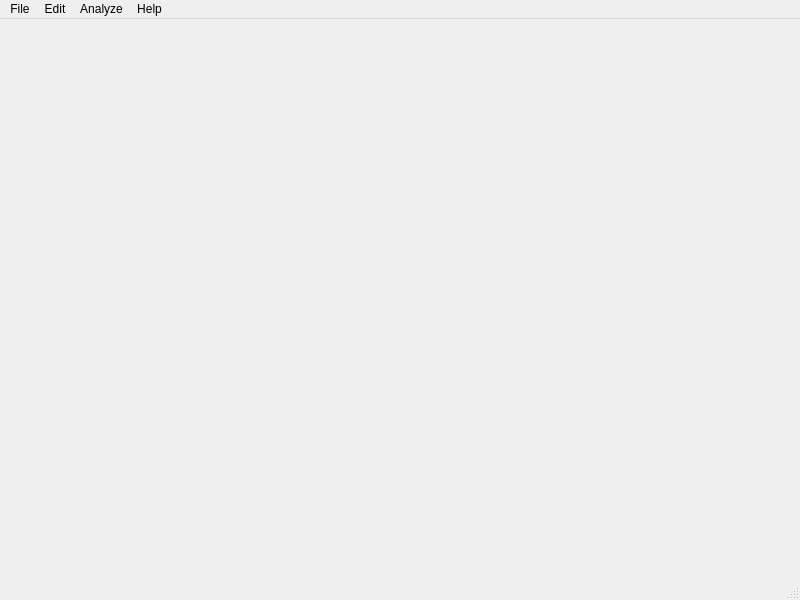
<?xml version="1.0" encoding="UTF-8"?>
<ui version="4.0">
 <class>newGeneWindow</class>
 <widget class="QMainWindow" name="newGeneWindow">
  <property name="geometry">
   <rect>
    <x>0</x>
    <y>0</y>
    <width>800</width>
    <height>600</height>
   </rect>
  </property>
  <property name="minimumSize">
   <size>
    <width>800</width>
    <height>600</height>
   </size>
  </property>
  <property name="maximumSize">
   <size>
    <width>800</width>
    <height>600</height>
   </size>
  </property>
  <property name="windowTitle">
   <string>New Gene Curve</string>
  </property>
  <widget class="QWidget" name="centralwidget"/>
  <widget class="QMenuBar" name="menubar">
   <property name="geometry">
    <rect>
     <x>0</x>
     <y>0</y>
     <width>800</width>
     <height>23</height>
    </rect>
   </property>
   <widget class="QMenu" name="menuFile">
    <property name="title">
     <string>File</string>
    </property>
    <addaction name="actionExport_PNG_Image"/>
    <addaction name="actionExport_TIFF_Image"/>
   </widget>
   <widget class="QMenu" name="menuEdit">
    <property name="title">
     <string>Edit</string>
    </property>
    <widget class="QMenu" name="menuSet_Trend_Line">
     <property name="title">
      <string>Set Trend Line</string>
     </property>
     <addaction name="actionShowTrendLine"/>
     <addaction name="actionHideTrendLine"/>
    </widget>
    <widget class="QMenu" name="menuSet_Resolution">
     <property name="title">
      <string>Set Resolution</string>
     </property>
     <addaction name="action100_dpi"/>
     <addaction name="action300_dpi"/>
     <addaction name="action600_dpi"/>
    </widget>
    <addaction name="actionSet_Curve_Color"/>
    <addaction name="actionSet_Axis_Feature"/>
    <addaction name="menuSet_Trend_Line"/>
    <addaction name="menuSet_Resolution"/>
   </widget>
   <widget class="QMenu" name="menuAnalyze">
    <property name="title">
     <string>Analyze</string>
    </property>
    <addaction name="actionFit_Curve_Function"/>
   </widget>
   <widget class="QMenu" name="menuHelp">
    <property name="title">
     <string>Help</string>
    </property>
    <addaction name="actionAbout"/>
   </widget>
   <addaction name="menuFile"/>
   <addaction name="menuEdit"/>
   <addaction name="menuAnalyze"/>
   <addaction name="menuHelp"/>
  </widget>
  <widget class="QStatusBar" name="statusbar"/>
  <action name="actionExport_PNG_Image">
   <property name="text">
    <string>Export PNG Image</string>
   </property>
   <property name="shortcut">
    <string>Ctrl+P</string>
   </property>
  </action>
  <action name="actionExport_TIFF_Image">
   <property name="text">
    <string>Export TIFF Image</string>
   </property>
   <property name="shortcut">
    <string>Ctrl+T</string>
   </property>
  </action>
  <action name="actionSet_Curve_Color">
   <property name="text">
    <string>Set Curve Color</string>
   </property>
   <property name="shortcut">
    <string>Ctrl+C</string>
   </property>
  </action>
  <action name="actionSet_Axis_Feature">
   <property name="text">
    <string>Set Axis Feature</string>
   </property>
   <property name="shortcut">
    <string>Ctrl+A</string>
   </property>
  </action>
  <action name="actionFit_Curve_Function">
   <property name="text">
    <string>Fit Curve Function</string>
   </property>
   <property name="shortcut">
    <string>Ctrl+F</string>
   </property>
  </action>
  <action name="actionAbout">
   <property name="text">
    <string>About</string>
   </property>
   <property name="shortcut">
    <string>Ctrl+H</string>
   </property>
  </action>
  <action name="actionDocument">
   <property name="text">
    <string>Document</string>
   </property>
  </action>
  <action name="actionShowTrendLine">
   <property name="text">
    <string>Show</string>
   </property>
   <property name="toolTip">
    <string>Show Trend Line</string>
   </property>
   <property name="shortcut">
    <string>Alt+S</string>
   </property>
  </action>
  <action name="actionHideTrendLine">
   <property name="text">
    <string>Hide</string>
   </property>
   <property name="toolTip">
    <string>Hide Trend Line</string>
   </property>
   <property name="shortcut">
    <string>Alt+H</string>
   </property>
  </action>
  <action name="action100_dpi">
   <property name="text">
    <string>100 dpi</string>
   </property>
   <property name="shortcut">
    <string>Alt+1</string>
   </property>
  </action>
  <action name="action300_dpi">
   <property name="text">
    <string>300 dpi</string>
   </property>
   <property name="shortcut">
    <string>Alt+3</string>
   </property>
  </action>
  <action name="action600_dpi">
   <property name="text">
    <string>600 dpi</string>
   </property>
   <property name="shortcut">
    <string>Alt+6</string>
   </property>
  </action>
 </widget>
 <resources/>
 <connections/>
</ui>
